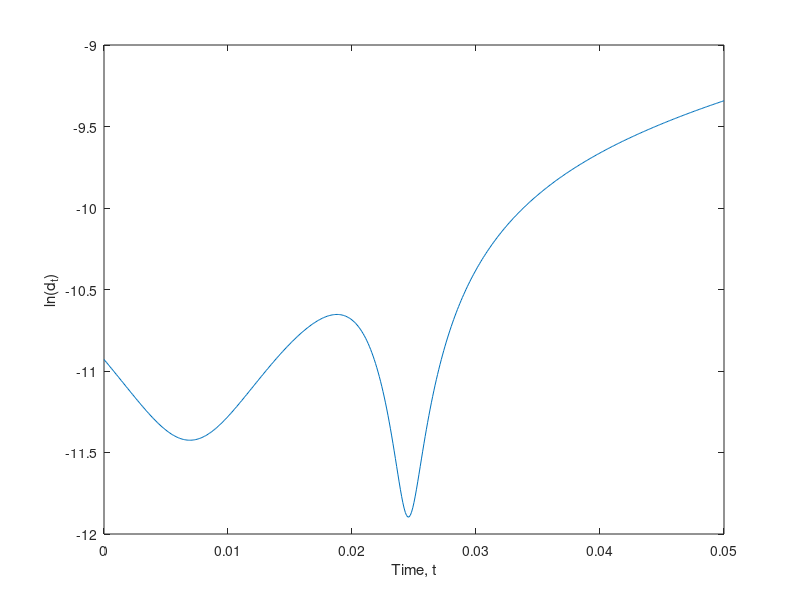
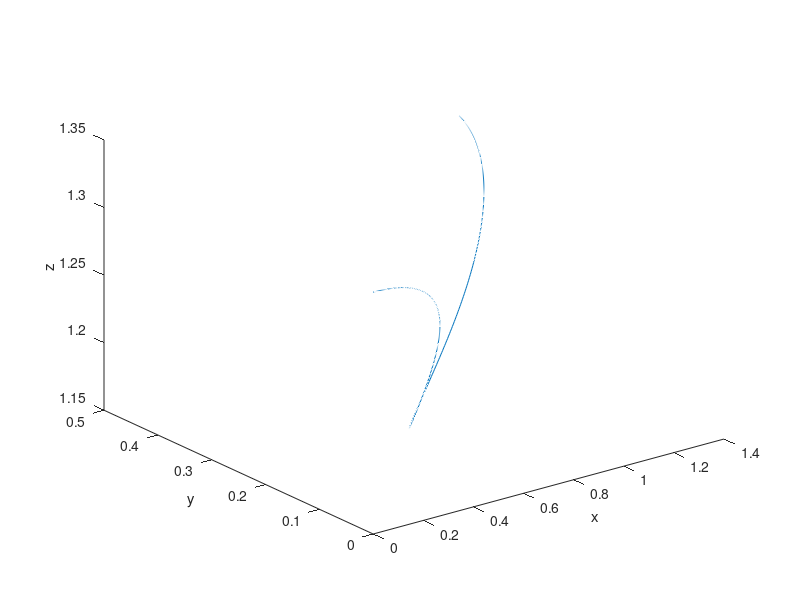
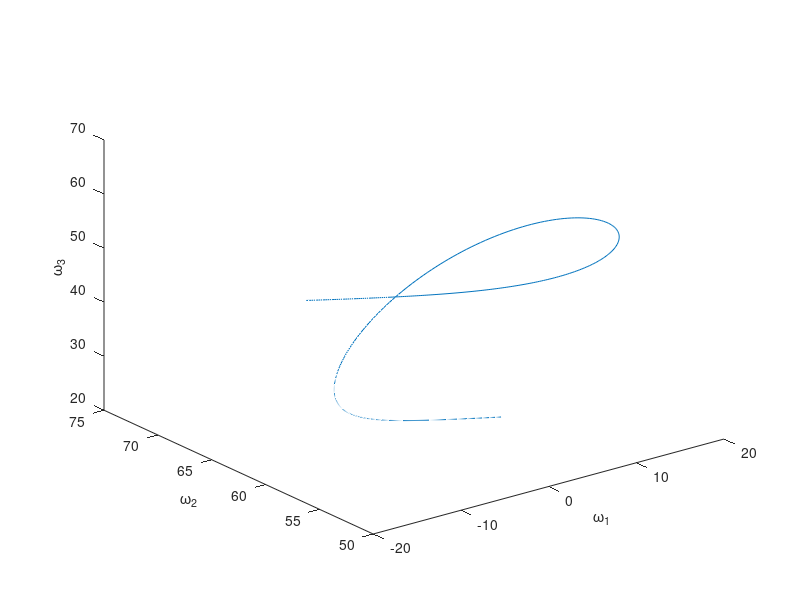
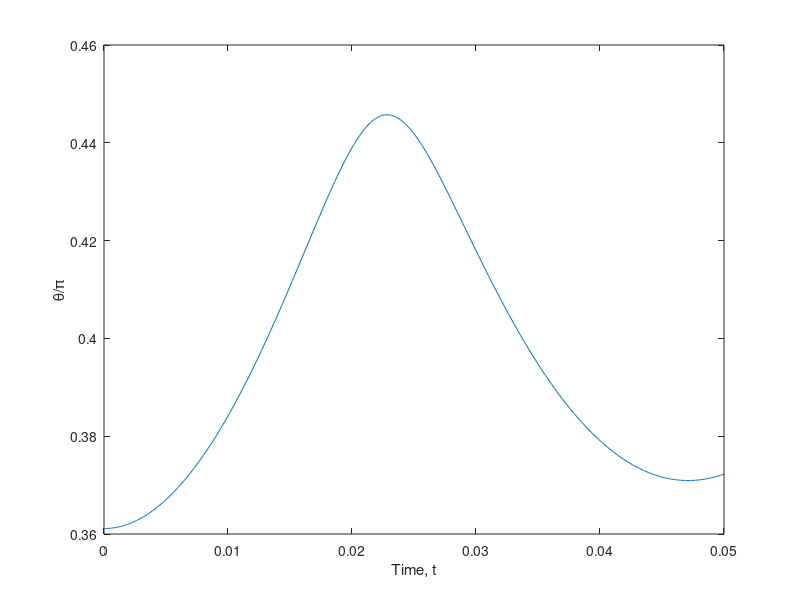

MATLAB code to generate these figures, in order:
function [DEuler]=EqOfMotionModel()
      clear all
      m=1;  %Disk mass (g)
      g=9.8;      %Gravitation constant (m/s/s)
      a=1.0;  %Disk radius (m)
      h=2;    %Disk height (mm)
      C=[0.03, 0.073,0.185]';
      [I,J,rG]=CreateConstantMatrices(m,g,h,a);
      IntegrationTimes=0:0.0001:0.05;
      
      Euler0=deg2rad([65;0;0]);
      Euler1=deg2rad([64.999;0;0]);
      DEuler0=[0;0;80];
      DEuler1=[0;0;80];
      DE2o=@(theta)[1,0,0;0,1,sin(theta);0,0,cos(theta)];
      omega0=DE2o(Euler0(1))*DEuler0;
      omega1=DE2o(Euler1(1))*DEuler1;
      position0=[0;0;a*sin(Euler0(1))+(h/2)*cos(Euler0(1))];
      position1=[cos(Euler1(3))*(cos(Euler1(1))-cos(Euler0(1)));...
          sin(Euler1(3))*(cos(Euler1(1))-cos(Euler0(1)));...
          a*sin(Euler1(1))+(h/2)*cos(Euler1(1))];
      
      %ODE45 Method
      opts=odeset('RelTol',1e-4,'AbsTol',1e-5,'MaxStep',1e-1,...
          'InitialStep',1e-10,'Events',@(t,x)FallingEventFcn(t,x,a,h));
      [t,x]=ode45(@(t,x)func(t,x,I,J,rG,g,m,h,C),IntegrationTimes,...
          [position0;Euler0;omega0],opts);
      [t2,x2]=ode45(@(t,x)func(t,x,I,J,rG,g,m,h,C),IntegrationTimes,...
          [position1;Euler1;omega1],opts);
      
      %Position of Centre Of Mass
      figure(1)
      plot3(x(:,1),x(:,2),x(:,3))
      xlabel('x');
      ylabel('y');
      zlabel('z');
      %saveas(figure(1),'CentreOfMassMotion.png')
      
      %Omega vector
      figure(2)
      plot3(x(:,7),x(:,8),x(:,9))
      xlabel('\omega_1');
      ylabel('\omega_2');
      zlabel('\omega_3');
      %saveas(figure(2),'AngularMomentumVector.png')
      
      %Theta vs Time
      figure(3)
      plot(t,x(:,4)./pi)
      xlabel('Time, t');
      ylabel('\theta/\pi');
      %saveas(figure(3),'Theta.png')
      
      %Lyapunov exponent plotter
      LyapunovDiff=sqrt((x(:,1)-x2(:,1)).^2+(x(:,2)-x2(:,2)).^2+(x(:,3)-...
          x2(:,3)).^2);
      figure(4)
      plot(IntegrationTimes,log(LyapunovDiff))
      P = polyfit(IntegrationTimes(74:187),log(LyapunovDiff(74:187)'),1);
      LyapunovExponent = P(1)
      LogInitialSeparation = log(LyapunovDiff(1))
      YIntercept = P(2)
      xlabel('Time, t');
      ylabel('ln(d_t)');
      saveas(figure(4),'Lyapunov(65v0.001,0,0,0,0,80).png')
end

function [I,J,rG]=CreateConstantMatrices(m,g,h,a)
  I=diag(m.*[(3*a^2+h^2)/12,(a^2)/2,(3*a^2+h^2)/12]);
  J=I+m.*[a^2+(h^2)/4,0,0;0,a^2,-a*h/2;0,-a*h/2,(h^2)/4];
  rG=[0;h/2;a];
end

function [E2C]=Euler2Cartesian(Euler)
  theta=Euler(1);
  psi=Euler(2);
  phi=Euler(3);
  R1=@(angle)[1,0,0;0,cos(angle),sin(angle);0,-sin(angle),cos(angle)];
  R2=@(angle)[cos(angle),0,-sin(angle);0,1,0;sin(angle),0,cos(angle)];
  R3=@(angle)[cos(angle),sin(angle),0;-sin(angle),cos(angle),0;0,0,1];
  
  C2E=R1(theta)*R3(phi);
  E2C=inv(C2E);
end

function [Dx]=func(t,x,I,J,rG,g,m,h,C)
  Euler=x(4:6);
  omega=x(7:9);
  theta=Euler(1);
  o2DE=[1,0,0;0,1,-tan(theta);0,0,1/cos(theta)];
  Omega=omega-[0;omega(2)-omega(3)*tan(theta);0];
  LG=I*omega;
  gvec=-g*[0;sin(theta);cos(theta)];
  vc=cross(omega,rG);
  taudrag=-C.*omega.*abs(omega);
  Domega=J\(-cross(Omega,LG)-m*cross(rG,cross(Omega,vc))+m*...
      cross(rG,gvec))+taudrag;
  DEuler=o2DE*omega;
  Dposition=Euler2Cartesian(Euler)*vc;
  Dx=[Dposition;DEuler;Domega];
end

function [value,isterminal,direction] = FallingEventFcn(t,x,a,h)
  isterminal=[1,1];
  direction=[0,0];
  value=[x(4); x(4)-pi/2];
end
